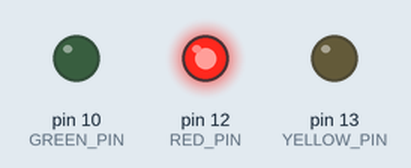
A sketch run on a simulated Arduino Uno, built with avr-gcc and run on an emulated ATmega328P. Shown: output pins drawn as LEDs (lit = HIGH).

Above: at 2.5 s.
At 5.7 s:
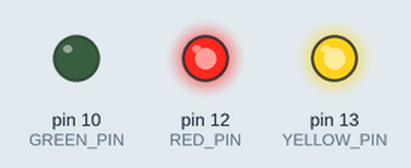
At 9.0 s:
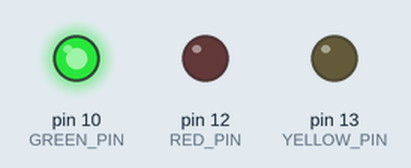
At 12.5 s:
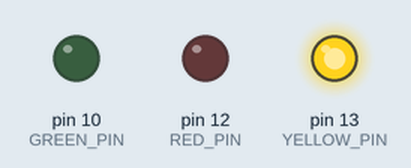
Timing chart, 0 to 17.6 s (numbered marks = the images above):
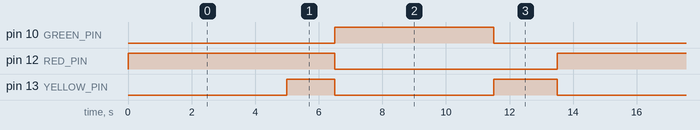

The sketch:

b08.ino
```cpp
// MakerNest Origins · bench 08 · traffic lights with your own timings
// Red on row 12, yellow on row 13, green on row 10. Change the four numbers to make
// your own crossing. All times are in milliseconds: 1000 is one second.

const int RED_PIN = 12;
const int YELLOW_PIN = 13;
const int GREEN_PIN = 10;

const unsigned long RED_TIME = 5000;
const unsigned long RED_AND_YELLOW_TIME = 1500;
const unsigned long GREEN_TIME = 5000;
const unsigned long YELLOW_TIME = 2000;

void lights(bool red, bool yellow, bool green) {
  digitalWrite(RED_PIN, red ? HIGH : LOW);
  digitalWrite(YELLOW_PIN, yellow ? HIGH : LOW);
  digitalWrite(GREEN_PIN, green ? HIGH : LOW);
}

void setup() {
  pinMode(RED_PIN, OUTPUT);
  pinMode(YELLOW_PIN, OUTPUT);
  pinMode(GREEN_PIN, OUTPUT);
}

void loop() {
  lights(true, false, false);   // stop
  delay(RED_TIME);
  lights(true, true, false);    // get ready
  delay(RED_AND_YELLOW_TIME);
  lights(false, false, true);   // go
  delay(GREEN_TIME);
  lights(false, true, false);   // stop if you can
  delay(YELLOW_TIME);
}
```

Measured:
- by itself, pin 10 (GREEN_PIN): alternates HIGH for 5.0 s and LOW for 8.5 s
- by itself, pin 12 (RED_PIN): alternates HIGH for 6.5 s and LOW for 7.0 s
- by itself, pin 13 (YELLOW_PIN): repeats every 13.5 s: LOW 5.0 s, HIGH 2.0 s, LOW 5.0 s, HIGH 1.5 s
